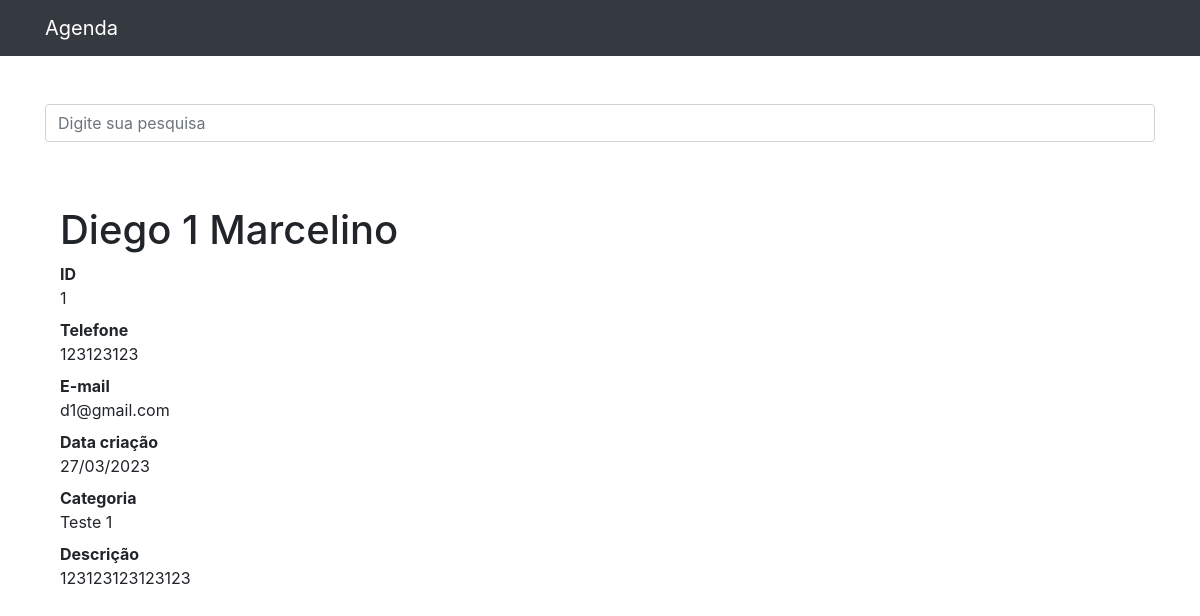
Screenshot of /contact/1 with the database file from the repository.
### contacts/models.py (models this page shows, shortened)
class Contact(models.Model):
    name = models.CharField(max_length=255)
    surname = models.CharField(max_length=255, blank=True)
    telephone = models.CharField(max_length=255)
    email = models.EmailField(max_length=255, blank=True)
    created_at = models.DateTimeField(default=timezone.now)
    description = models.TextField(blank=True)
    category = models.ForeignKey(Category, on_delete=models.DO_NOTHING)
    disabled = models.BooleanField(default=False)
    photo = models.ImageField(blank=True, upload_to='photos/%Y/%m/')

class Category(models.Model):
    name = models.CharField(max_length=255)
    def __str__(self):
        return self.name

### contacts/views.py (the view)
# urls.py: path('contact/<int:id>', views.contact, name='contact'),
def contact(request, id):
    try:
        contact = contact_repository.get_by_id(id)
        if contact.disabled:
            raise Exception()
    except Exception:
        raise Http404()
    return render(request, "contact.html", {"contact": contact})

### contacts/repository.py (called while the page is built)
    def get_by_id(self, id):
        return self.model.objects.get(id=id)

### contacts/templates/contact.html (shortened to what this page needs)
{% extends 'base.html' %}
{% block content %}
<div class="container">
  <div class="row">
    <div class="col-lg-12">
      <h1 class="mt-5">{{ contact.name }} {{ contact.surname }}</h1>
      <dl>
        <dt>ID</dt>
        <dd>{{ contact.id }}</dd>
        <dt>Telefone</dt>
        <dd>{{ contact.telephone }}</dd>
        <dt>E-mail</dt>
        <dd>{{ contact.email }}</dd>
        <dt>Data criação</dt>
        <dd>{{ contact.created_at|date:'d/m/Y' }}</dd>
        <dt>Categoria</dt>
        <dd>{{ contact.category }}</dd>
        <dt>Descrição</dt>
        <dd>{{ contact.description }}</dd>
      </dl>
    </div>
  </div>
</div>
{% endblock %}

### rows the page displays
Contact: name "Diego 1", surname "Marcelino", id "1", telephone "123123123", email "d1@gmail.com", created_at "27/03/2023", category "Teste 1", description "123123123123123"
